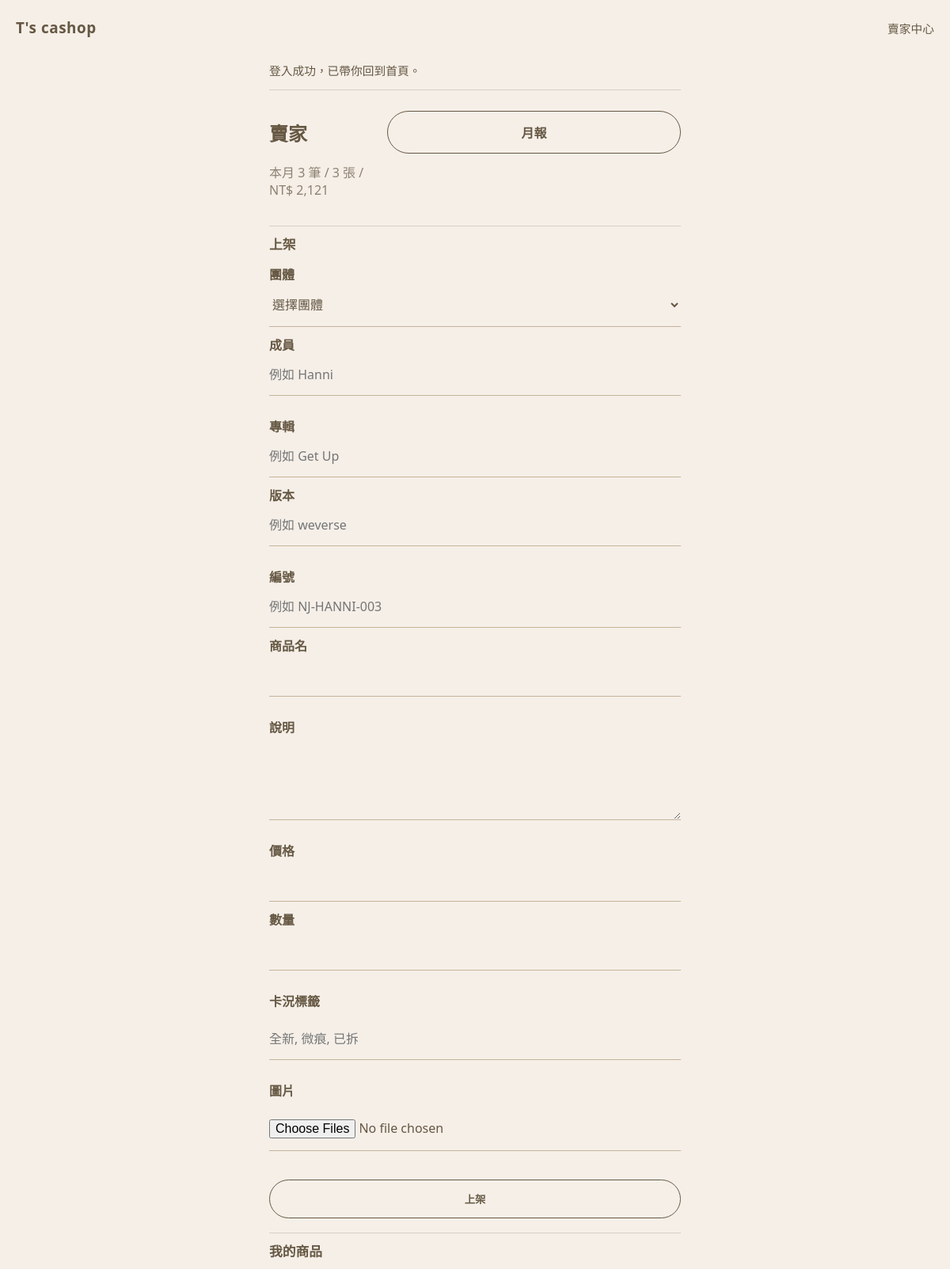
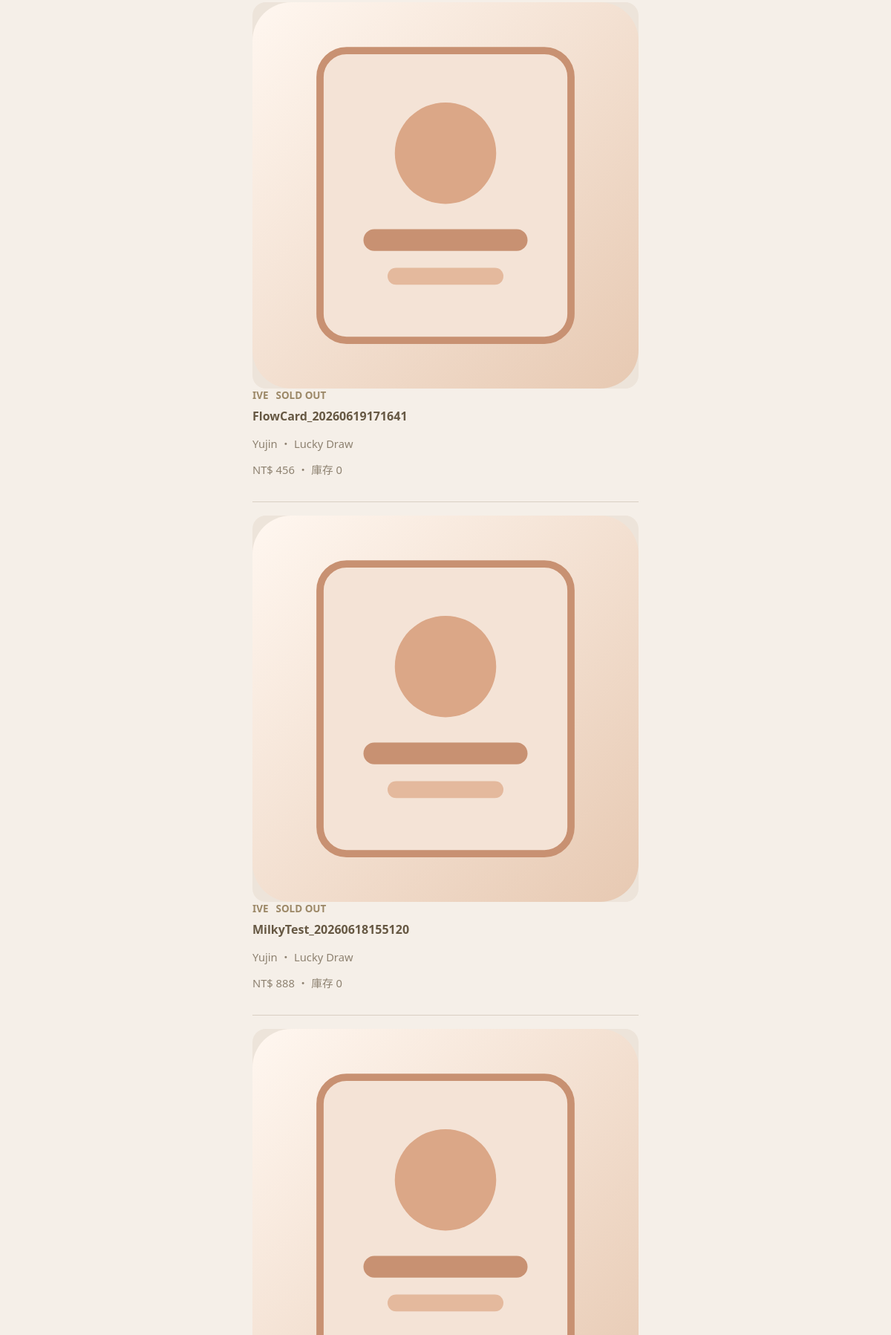
The page /card_shop/seller_dashboard.php (signed in, upper part) on the database its author committed (2 pictures, top to bottom).
### tables this page shows
CREATE TABLE `products` (
  `id` int(10) unsigned NOT NULL AUTO_INCREMENT,
  `seller_id` int(10) unsigned NOT NULL,
  `name` varchar(150) NOT NULL,
  `description` text NOT NULL,
  `price` decimal(10,2) NOT NULL,
  `stock` int(11) NOT NULL DEFAULT 0,
  `status` enum('active','sold_out') NOT NULL DEFAULT 'active',
  `condition_tags` varchar(255) NOT NULL DEFAULT '',
  `group_name` varchar(120) NOT NULL DEFAULT '',
  `member_name` varchar(120) NOT NULL DEFAULT '',
  `album_name` varchar(120) NOT NULL DEFAULT '',
  `card_version` varchar(120) NOT NULL DEFAULT '',
  `card_code` varchar(80) NOT NULL DEFAULT '',
  `created_at` datetime NOT NULL,
  `updated_at` datetime NOT NULL,
  `sold_at` datetime DEFAULT NULL,
  PRIMARY KEY (`id`),
  KEY `fk_products_seller` (`seller_id`),
  CONSTRAINT `fk_products_seller` FOREIGN KEY (`seller_id`) REFERENCES `users` (`id`) ON DELETE CASCADE
);

### card_shop/helpers.php (called while the page is built, shortened)
<?php
require_once __DIR__ . '/db.php';
function h(?string $value): string
{
    return htmlspecialchars((string) $value, ENT_QUOTES, 'UTF-8');
}
function current_user(): ?array
{
    return $_SESSION['user'] ?? null;
}
function product_primary_image(?string $path): string
{
    return 'assets/placeholder-card.svg';
}
function format_currency(float $amount): string
{
    return 'NT$ ' . number_format($amount, 0);
}
function product_status_label(string $status, int $stock): string
{
    return ($status === 'sold_out' || $stock <= 0) ? 'SOLD OUT' : '可購買';
}
function monthly_sales_summary(int $sellerId, string $month): array
{
    $stmt = db()->prepare(
        'SELECT
            COUNT(*) AS total_orders,
            COALESCE(SUM(o.quantity), 0) AS total_cards,
            COALESCE(SUM(o.total_amount), 0) AS total_revenue
         FROM orders o
         WHERE o.seller_id = :seller_id
           AND DATE_FORMAT(o.created_at, "%Y-%m") = :month'
    );
    $stmt->execute([
        'seller_id' => $sellerId,
        'month' => $month,
    ]);
    return $stmt->fetch() ?: [
        'total_orders' => 0,
        'total_cards' => 0,
        'total_revenue' => 0,
    ];
}

### card_shop/db.php (called while the page is built, shortened)
<?php
function db(): PDO
{
    static $pdo = null;
    if ($pdo instanceof PDO) {
        return $pdo;
    }
    $dsn = 'mysql:host=' . DB_HOST . ';port=' . DB_PORT . ';dbname=' . DB_NAME . ';charset=utf8mb4';
    $pdo = new PDO($dsn, DB_USER, DB_PASS, [
        PDO::ATTR_ERRMODE => PDO::ERRMODE_EXCEPTION,
        PDO::ATTR_DEFAULT_FETCH_MODE => PDO::FETCH_ASSOC,
        PDO::ATTR_EMULATE_PREPARES => false,
    ]);
    return $pdo;
}

### card_shop/seller_dashboard.php (the view, shortened to what this page needs)
<?php
$productsStmt = db()->prepare(
    'SELECT
        p.*,
        (SELECT pi.image_path FROM product_images pi WHERE pi.product_id = p.id ORDER BY pi.is_primary DESC, pi.id ASC LIMIT 1) AS primary_image
     FROM products p
     WHERE p.seller_id = :seller_id
     ORDER BY p.created_at DESC'
);
$productsStmt->execute(['seller_id' => current_user()['id']]);
$products = $productsStmt->fetchAll();
$currentMonth = date('Y-m');
$summary = monthly_sales_summary((int) current_user()['id'], $currentMonth);
require_once __DIR__ . '/partials/header.php';
?>
<section class="app-section">
    <div class="section-head">
        <div>
            <h2>賣家</h2>
            <p class="muted">本月 <?= (int) $summary['total_orders'] ?> 筆 / <?= (int) $summary['total_cards'] ?> 張 / <?= h(format_currency((float) $summary['total_revenue'])) ?></p>
        </div>
        <a class="button secondary" href="monthly_report.php">月報</a>
    </div>
</section>
<section class="app-section">
    <h3 class="section-title">上架</h3>
    <form method="post" action="upload_product.php" enctype="multipart/form-data">
        <div class="field two-col">
            <div>
                <label for="group_name">團體</label>
                <select id="group_name" name="group_name" required>
                    <option value="">選擇團體</option>
                </select>
            </div>
            <div>
                <label for="member_name">成員</label>
                <input id="member_name" name="member_name" placeholder="例如 Hanni">
            </div>
        </div>
        <div class="field two-col">
            <div>
                <label for="album_name">專輯</label>
                <input id="album_name" name="album_name" placeholder="例如 Get Up">
            </div>
            <div>
                <label for="card_version">版本</label>
                <input id="card_version" name="card_version" placeholder="例如 weverse">
            </div>
        </div>
        <div class="field two-col">
            <div>
                <label for="card_code">編號</label>
                <input id="card_code" name="card_code" placeholder="例如 NJ-HANNI-003">
            </div>
            <div>
                <label for="name">商品名</label>
                <input id="name" name="name" required>
            </div>
        </div>
        <div class="field">
            <label for="description">說明</label>
            <textarea id="description" name="description" required></textarea>
        </div>
        <div class="field two-col">
            <div>
                <label for="price">價格</label>
                <input id="price" type="number" name="price" min="1" required>
            </div>
            <div>
                <label for="stock">數量</label>
                <input id="stock" type="number" name="stock" min="0" required>
            </div>
        </div>
        <div class="field">
            <label for="condition_tags">卡況標籤</label>
            <input id="condition_tags" name="condition_tags" placeholder="全新, 微痕, 已拆">
        </div>
        <div class="field">
            <label for="images">圖片</label>
            <input id="images" type="file" name="images[]" multiple accept="image/jpeg,image/png" required>
        </div>
        <button type="submit">上架</button>
    </form>
</section>
<section class="app-section">
    <div class="section-head">
        <h3 class="section-title">我的商品</h3>
    </div>
    <?php if ($products === []): ?>
        <p class="muted">目前還沒有商品。</p>
    <?php else: ?>
        <div class="products-grid">
            <?php foreach ($products as $product): ?>
                <article class="product-item">
                    <div class="product-cover">
                        <img src="<?= h(product_primary_image($product['primary_image'])) ?>" alt="<?= h($product['name']) ?>">
                    </div>
                    <div class="product-meta">
                        <div class="badge-row">
                            <span class="badge"><?= h($product['group_name']) ?></span>
                            <span class="badge <?= $product['status'] === 'sold_out' || (int) $product['stock'] <= 0 ? 'sold-out' : '' ?>">
                                <?= h(product_status_label((string) $product['status'], (int) $product['stock'])) ?>
                            </span>
                        </div>
                        <h4><?= h($product['name']) ?></h4>
                        <p class="muted-small"><?= h($product['member_name']) ?> ・ <?= h($product['card_version']) ?></p>
                        <p class="muted-small"><?= h(format_currency((float) $product['price'])) ?> ・ 庫存 <?= (int) $product['stock'] ?></p>
                    </div>
                </article>
            <?php endforeach; ?>
        </div>
    <?php endif; ?>
</section>
<?php require_once __DIR__ . '/partials/footer.php'; ?>

### card_shop/assets/style.css (style rules this page uses)
:root { --bg: #f5efe8; --text: #665843; --muted: #665843; --line: #d9cfc3; --accent: #665843; --success: #665843; --danger: #665843; }
* { box-sizing: border-box; }
body { margin: 0; font-family: "Segoe UI", "Microsoft JhengHei", sans-serif; color: var(--text); background: var(--bg); min-height: 100vh; }
a { color: inherit; text-decoration: none; }
img { max-width: 100%; display: block; }
.brand, .top-link, body, button, .button, input, select, textarea, label, p, h1, h2, h3, span, a { color: #665843; }
.app-section { padding: 10px 0 18px; border-top: 1px solid var(--line); }
.app-section:first-of-type { border-top: 0; padding-top: 0; }
.section-head { display: flex; justify-content: space-between; align-items: flex-start; gap: 12px; }
.section-title { margin: 0 0 14px; font-size: 1.05rem; font-weight: 700; }
.hero-card, .seller-header, .layout, .two-col { display: grid; grid-template-columns: 1fr; gap: 18px; }
.field { display: flex; flex-direction: column; gap: 10px; margin-bottom: 26px; padding-bottom: 0; }
.field label { font-weight: 600; }
.field input, .field textarea, .field select { width: 100%; padding: 15px 0; border: 0; border-bottom: 1px solid #c6b49a; background: transparent; font: inherit; color: #665843; border-radius: 0; transition: border-color 0.18s ease, box-shadow 0.18s ease, color 0.18s ease; }
.field textarea { min-height: 96px; resize: vertical; }
button, .button { display: inline-flex; justify-content: center; align-items: center; width: 100%; padding: 14px 18px; border: 1px solid #665843; border-radius: 999px; background: transparent; color: #665843; font-weight: 700; cursor: pointer; margin-top: 10px; }
.button.secondary { background: transparent; }
.muted, .muted-small { color: #665843; opacity: 0.72; }
.muted-small { font-size: 0.92rem; }
.stack-row, .panel-head, .filter-inline, .badge-row, .tag-list { display: flex; gap: 10px; flex-wrap: wrap; align-items: center; }
.products-grid, .stat-grid, .review-list, .preview-grid { display: grid; gap: 18px; }
.product-item { border-bottom: 1px solid var(--line); padding-bottom: 18px; }
.product-meta h3, .product-meta h4 { margin: 8px 0 6px; font-size: 1rem; }
.product-cover { aspect-ratio: 1 / 1; border-radius: 18px; overflow: hidden; background: #ede4da; }
.badge, .tag { display: inline-flex; align-items: center; padding: 0; border-radius: 0; background: transparent; font-size: 0.84rem; font-weight: 700; }
.badge { color: #9c8867; }

### rows shown on the page
products: group_name "IVE", status+stock "SOLD OUT", name "FlowCard_20260619171641", member_name "Yujin", card_version "Lucky Draw", price "NT$ 456", stock "0"
products: group_name "IVE", status+stock "SOLD OUT", name "MilkyTest_20260618155120", member_name "Yujin", card_version "Lucky Draw", price "NT$ 888", stock "0"

### other values the page prints
$flash "登入成功，已帶你回到首頁。"
$summary['total_orders'] "3"
$summary['total_cards'] "3"
format_currency((float) $summary['total_revenue']) "NT$ 2,121"
